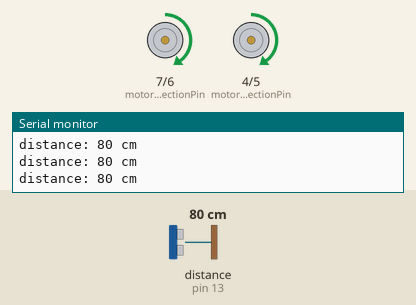
Simulated run of this sketch. Board: Arduino Uno, built with avr-gcc and run on an emulated ATmega328P. Shown: direction and speed pins drawn as motors (green arrow = direction pin HIGH = forward, orange = LOW = backward, longer = more drive), the last lines printed to the serial monitor. Wiring (inferred from the names in the program): ultrasonic range finder: trigger pin 12; echo pin 13. The test bench sets the inputs (shaded band); at power-on: distance to the obstacle (sensor on pin 13) 80 cm. The echo pulse lasts 58.3 µs per cm; random numbers use the default seed unless the sketch sets one.

Above: at 1.2 s.
1.3 s: distance to the obstacle (sensor on pin 13) set to 54 cm
4.3 s: distance to the obstacle (sensor on pin 13) set to 48 cm
At 4.64 s:
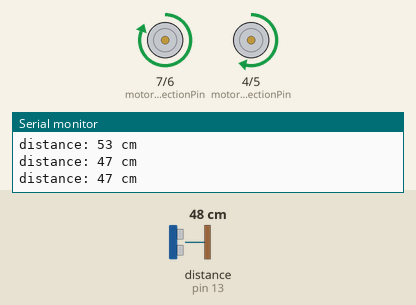
At 5.05 s:
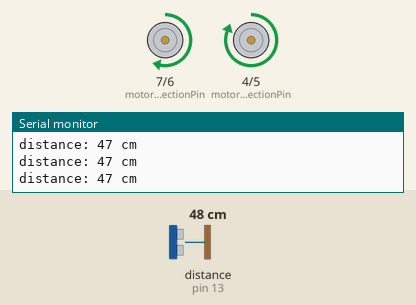
7.3 s: distance to the obstacle (sensor on pin 13) set to 33 cm
10.3 s: distance to the obstacle (sensor on pin 13) set to 28 cm
At 10.67 s:
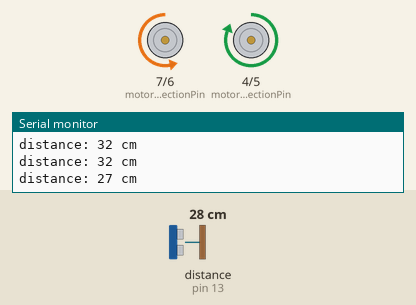
13.3 s: distance to the obstacle (sensor on pin 13) set to 12 cm
At 15.75 s:
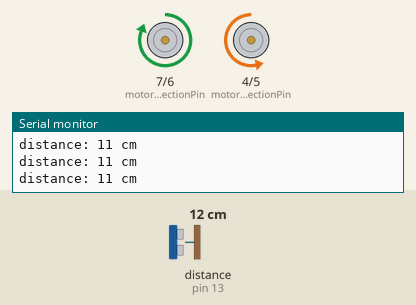
16.3 s: distance to the obstacle (sensor on pin 13) set to 9 cm
Timing chart, 0 to 19.0 s (numbered marks = the images above; inputs shaded):
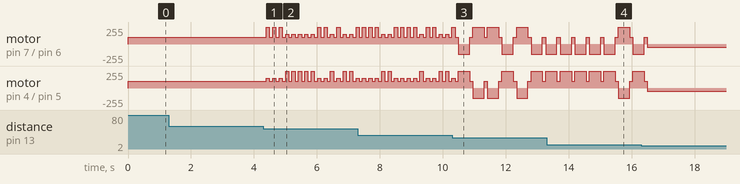

Measured:
- the behaviour switches between 51 and 50 cm on distance to the obstacle (sensor on pin 13) (found by bisection; images 0 and 1)
- the behaviour switches between 31 and 30 cm on distance to the obstacle (sensor on pin 13) (found by bisection; images 2 and 3)

The sketch:

arduino2WDRobot.ino
```cpp
#include "PwmMotors.c";

#define echoPin 13
#define triggerPin 12
#define motorRightDirectionPin 4
#define motorRightSpeedPin 5
#define motorLeftDirectionPin 7
#define motorLeftSpeedPin 6

#define BLOCKED 10
#define NEAR_OBSTACLE 5
#define FARAWAY_OBSTACLE 3
#define NO_OBSTACLE 0


void setup()
{
  initPing(echoPin, triggerPin);
  initRightMotorPwm(motorRightDirectionPin, motorRightSpeedPin);
  initLeftMotorPwm(motorLeftDirectionPin, motorLeftSpeedPin);
  initDefaultSpeed(SPEED_MEDIUM);

  initLogger(9600);
}

void loop()
{

  switch(detect()){
     case BLOCKED:
        pwmSpeed(SPEED_SLOW);
        pwmBackward();
        break;
     case NEAR_OBSTACLE:
        if(random(0,2)==1){
          pwmTurnLeft(90);
        }else{
          pwmTurnRight(90);
        }
        break;
     case FARAWAY_OBSTACLE:
      pwmSpeed(SPEED_MEDIUM);
      if(random(0,2)==1){
          pwmTurnSmoothRight(20);
        }else{
          pwmTurnSmoothLeft(20);
        }
         break;
     default:
        pwmForward();
        pwmSpeed(SPEED_MEDIUM);
    }
  delay(100);
}

int detect(){
  int distance=pingDistanceInCm();
  logger("distance: {} cm",distance);
  if(distance<10){
      return BLOCKED;
  }
  if(distance<30){
    return NEAR_OBSTACLE;
  }
  if(distance<50){
    return FARAWAY_OBSTACLE;
  }
  return NO_OBSTACLE;
}
```

DistanceManager.ino
```cpp
int ECHO_PIN ;
int TRIGGER_PIN ;


void initPing(int echoPintoInit, int triggerPintoInit){
  ECHO_PIN=echoPintoInit;
  TRIGGER_PIN=triggerPintoInit;
  pinMode(TRIGGER_PIN, OUTPUT);
  pinMode(ECHO_PIN, INPUT);
}

int pingDistanceInCm(){
  int duration, distance;
  digitalWrite(TRIGGER_PIN, HIGH);
  //delayMicroseconds(1000);
  digitalWrite(TRIGGER_PIN, LOW);
  duration = pulseIn(ECHO_PIN, HIGH);
  return ((duration/2) / 29.1);
}
```

Logger.ino
```cpp
void initLogger(int serial){
 Serial.begin(serial);
}

void logger(String message){
  Serial.println(message);
}
void logger(String pattern,String value){
  pattern.replace("{}",value);
  logger(pattern);
}
void logger(String pattern,int value){
  logger(pattern,String(value));
}
```

PwmMotors.c
```cpp
#include "PwmMotors.h"
#include "Arduino.h"

const int minimalSpeed=128;
int demoIteration;

int MOTOR_RIGHT_SPEED ;
int MOTOR_RIGHT_DIRECTION ;
int MOTOR_LEFT_SPEED ;
int MOTOR_LEFT_DIRECTION ;
int DEFAULT_SPEED;

void initDefaultSpeed(int defaultSpeed){
  DEFAULT_SPEED=defaultSpeed;
}
void initRightMotorPwm(int directionPin,int speedPin){
  MOTOR_RIGHT_SPEED=speedPin;
  MOTOR_RIGHT_DIRECTION=directionPin;
  pinMode(MOTOR_RIGHT_DIRECTION, OUTPUT);
}

void initLeftMotorPwm(int directionPin,int speedPin){
  MOTOR_LEFT_SPEED=speedPin;
  MOTOR_LEFT_DIRECTION=directionPin;
  pinMode(MOTOR_LEFT_DIRECTION, OUTPUT);
}


void pwmForward(){
  digitalWrite(MOTOR_RIGHT_DIRECTION,HIGH);
  digitalWrite(MOTOR_LEFT_DIRECTION, HIGH);
}

void pwmBackward(){
  digitalWrite(MOTOR_RIGHT_DIRECTION,LOW);
  digitalWrite(MOTOR_LEFT_DIRECTION, LOW);
}

void pwmSpeed(int speedValue){
  analogWrite(MOTOR_RIGHT_SPEED,speedValue);
  analogWrite(MOTOR_LEFT_SPEED, speedValue);
}
void pwmStop(){
  analogWrite(MOTOR_RIGHT_SPEED,0);
  analogWrite(MOTOR_LEFT_SPEED, 0);
}

void pwmTurnLeft(int degrees){
  analogWrite(MOTOR_RIGHT_SPEED,255);
  digitalWrite(MOTOR_LEFT_DIRECTION, LOW);
  analogWrite(MOTOR_LEFT_SPEED, 150);
  delay(degrees*4);
  pwmSpeed(DEFAULT_SPEED);
  pwmForward();
}

void pwmTurnRight(int degrees){
  analogWrite(MOTOR_LEFT_SPEED,255);
  digitalWrite(MOTOR_RIGHT_DIRECTION, LOW);
  analogWrite(MOTOR_RIGHT_SPEED, 150);
  delay(degrees*4);
  pwmSpeed(DEFAULT_SPEED);
  pwmForward();
}

void pwmTurnSmoothRight(int time){
  pwmForward();
  analogWrite(MOTOR_LEFT_SPEED,255);
  analogWrite(MOTOR_RIGHT_SPEED, 150);
  delay(time*5);
  pwmSpeed(DEFAULT_SPEED);
  pwmForward();
}
void pwmTurnSmoothLeft(int time){
  pwmForward();
  analogWrite(MOTOR_RIGHT_SPEED,255);
  analogWrite(MOTOR_LEFT_SPEED, 150);
  delay(time*5);
  pwmSpeed(DEFAULT_SPEED);
  pwmForward();
}

void showMotorsFeatures(){
  int value;
  if(demoIteration ==1 || demoIteration==3){
    pwmForward();
    pwmSpeed(200);
  }
  if(demoIteration ==2 || demoIteration==4){
   pwmBackward();
    pwmSpeed(200);
  }
  if(demoIteration==5){
      pwmTurnRight(30);
  }
  if(demoIteration==6){
      pwmTurnLeft(30);
  }

  if(demoIteration>6){
    pwmStop();
  }
  demoIteration+=1;
  delay(1000);
  }
```

PwmMotors.h
```cpp
#ifndef PWMMOTORS_HEADER
#define PWMMOTORS_HEADER


#define SPEED_SLOW 50
#define SPEED_MEDIUM 100
#define SPEED_FAST 150

#endif
```
